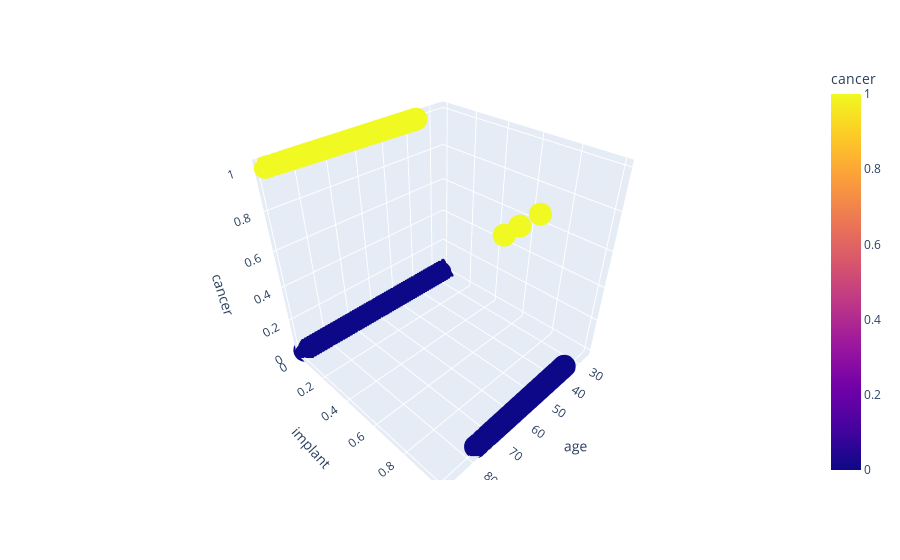

The notebook cell this image was saved under:
### Code cell
import plotly.express as px
title = ('Interactive Scatter Plot on Cancer Distribution by Age and Implant' )
fig = px.scatter_3d(df, x='age', y='implant', z='cancer', color='cancer')
fig.show()

### Figure 1 — Plotly figure (JSON) as saved in the notebook; plotly's stock layout.template omitted (floating-point values rounded to 4 significant figures; data arrays with more than 128 entries replaced by an {"elided": "..."} marker saying what was removed)
{"data": [{"hovertemplate": "age=%{x}<br>implant=%{y}<br>cancer=%{marker.color}<extra></extra>", "legendgroup": "", "marker": {"color": {"elided": "54706 int values"}, "coloraxis": "coloraxis", "symbol": "circle"}, "mode": "markers", "name": "", "scene": "scene", "showlegend": false, "type": "scatter3d", "x": {"elided": "54706 float values"}, "y": {"elided": "54706 int values"}, "z": {"elided": "54706 int values"}}], "layout": {"coloraxis": {"colorbar": {"title": {"text": "cancer"}}, "colorscale": [[0, "#0d0887"], [0.1111, "#46039f"], [0.2222, "#7201a8"], [0.3333, "#9c179e"], [0.4444, "#bd3786"], [0.5556, "#d8576b"], [0.6667, "#ed7953"], [0.7778, "#fb9f3a"], [0.8889, "#fdca26"], [1, "#f0f921"]]}, "legend": {"tracegroupgap": 0}, "margin": {"t": 60}, "scene": {"domain": {"x": [0, 1], "y": [0, 1]}, "xaxis": {"title": {"text": "age"}}, "yaxis": {"title": {"text": "implant"}}, "zaxis": {"title": {"text": "cancer"}}}}}
